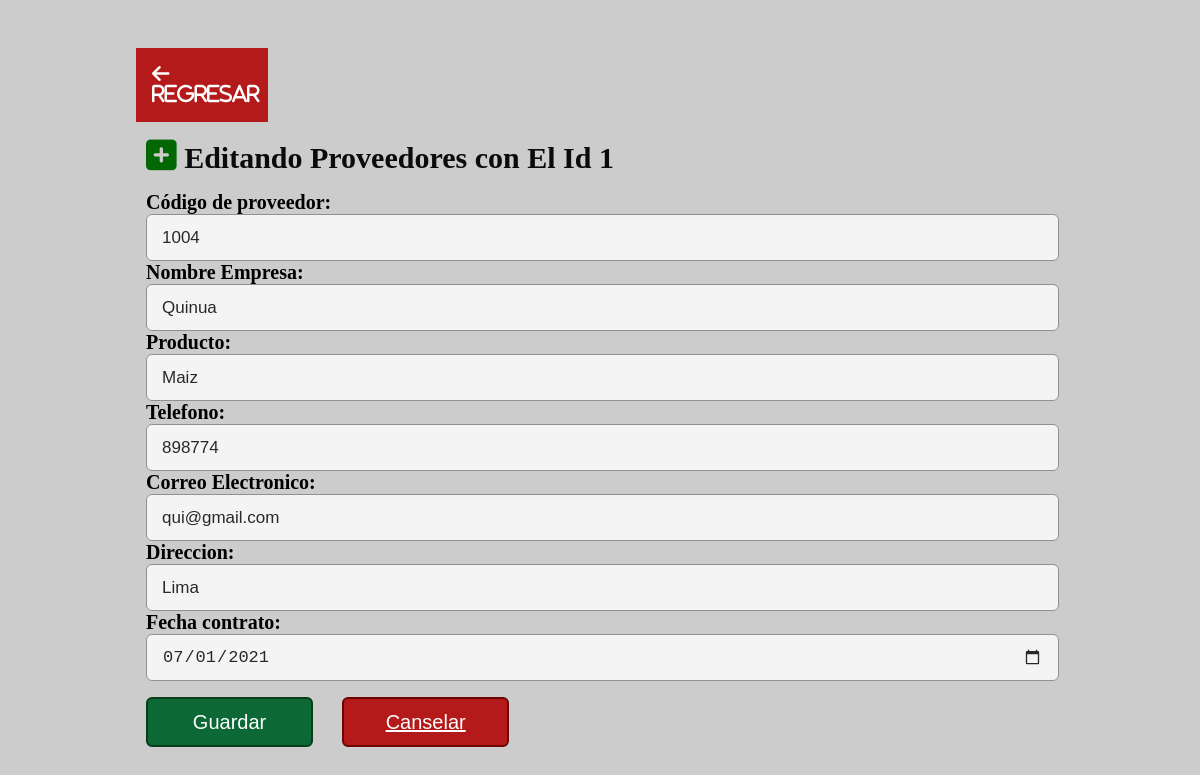
The app's page /Acciones/editar_proveedor.php?id=1 with its own data.
### tables this page shows
CREATE TABLE IF NOT EXISTS `proveedores` (
  `Id` int(10) NOT NULL AUTO_INCREMENT COMMENT 'Almacena id del proveedor ',
  `Codigo` int(13) NOT NULL COMMENT 'Almacena Codigo del proveedor ',
  `Empresa` varchar(20) NOT NULL COMMENT 'Almacenar nombre proveedor',
  `Producto` varchar(50) NOT NULL COMMENT 'Almacena el producto que distribuye proveedor',
  `Telefono` int(15) NOT NULL COMMENT 'Almacena el contacto del proveedor ',
  `Email` varchar(25) NOT NULL COMMENT 'Almacena correo electrónico del proveedor',
  `Direccion` text NOT NULL COMMENT 'Almacena la dirección de proveedor',
  `Fecha_Cont` date NOT NULL COMMENT 'Almacena fecha contrato ',
  PRIMARY KEY (`Id`),
  UNIQUE KEY `Codigo` (`Codigo`)
);

### Acciones/editar_proveedor.php (the view, shortened to what this page needs)
<?php
 $id = $_GET["id"];
 include_once "../base_de_datos.php";
 $registros = $base->prepare("SELECT * FROM proveedores WHERE id = ?;");
 $registros->execute([$id]);
 $proveedor = $registros->fetch(PDO::FETCH_OBJ);
?>
<!DOCTYPE html>
<html lang="es">
<head>
  <link rel="stylesheet" href="https://cdnjs.cloudflare.com/ajax/libs/font-awesome/5.15.3/css/all.min.css">
     <link rel="stylesheet" href="../Iconos/css/all.min.css">
  <link rel="stylesheet" href="../css/lista_productos.css">
</head>
<body>
<section class="sec1">
  <div class="for">
    <h1 title="regresar" class="regresar"><a href="../lista_proveedores.php"><i class="fas fa-arrow-left"> regresar</i></a></h1>
    <h1><i class="fas fa-plus-square"></i> Editando Proveedores con El Id <?php echo $proveedor->Id; ?></h1>
    <form action="guardar_proveedor_editado.php" method="POST">
      <label for="cod">Código de proveedor:</label><br>
      <input type="number" name="codigo" placeholder="Codigo de proveedor" class="inp" required value="<?php echo $proveedor->Codigo; ?>">
      <label for="cod">Nombre Empresa:</label><br>
      <input type="text" name="empresa" placeholder="Nombre de la empresa proveedora" class="inp" required value="<?php echo $proveedor->Empresa; ?>">
      <label for="cod">Producto:</label><br>
      <input type="text" name="producto" placeholder="Escribe producto que provee" class="inp" required value="<?php echo $proveedor->Producto; ?>">
      <label for="cod">Telefono:</label><br>
      <input type="number" name="telefono" placeholder="Escribe numero de telefono " class="inp" required value="<?php echo $proveedor->Telefono; ?>">
      <label for="cod">Correo Electronico:</label><br>
      <input type="email" name="gmail" placeholder="Escribe correo electronico" class="inp" required value="<?php echo $proveedor->Email; ?>">
      <label for="cod">Direccion:</label><br>
      <input type="text" name="direccion" placeholder="Escribe correo electronico" class="inp" required value="<?php echo $proveedor->Direccion; ?>">
      <label for="cod">Fecha contrato:</label><br>
      <input type="date" name="fecha" placeholder="Escribe fecha de contrato" class="inp" required value="<?php echo $proveedor->Fecha_Cont; ?>">
      <div class="boton">
        <button type="submit">Guardar</button>
       <button class="canse" type="reset"><a href="../lista_proveedores.php"> Canselar</button></a>
      </div>
    </form>
  </div>
</section>
</body>
</html>

### css/lista_productos.css (style rules this page uses)
html { font-size: 16px; background-color: #ccc; height: 100vh; }
* { margin: 0; padding: 0; }
textarea, input[type="text"], input[type="password"], input[type="dateti"], input[type="datetime-local"], input[type="date"], input[type="month"], input[type="time"], input[type="week"], input[type="number"], input[type="email"], input[type="url"], input[type="sea"], input[type="tel"], input[type="color"], .uneditable-input { border: 1px solid rgb(201, 240, 31); border-radius: 6px; outline: 0 none; }
.for { width: 80%; height: auto; margin: auto; padding: 2rem; }
.for h1 { font-size: 30px; font-weight: 600; color: rgb(12, 11, 11); }
form, h1 { margin: 1rem; padding: 0 10px; }
.for h1 i { font-size: 35px; color: rgb(3, 104, 3); }
.for .inp { width: 97%; height: 45px; font-size: 17px; padding: 0 15px; opacity: 0.8; border: 1.5px solid rgb(130, 131, 127); }
.for label { font-size: 20px; font-weight: 900; color: black; }
.for .boton { display: flex; flex-direction: row; justify-content: space-between; flex-flow: row nowrap; width: 40%; height: 50px; margin: 1rem 0; }
.for .boton button { width: 46%; height: 100%; border: 2px solid rgb(8, 61, 25); background-color: rgb(12, 105, 54); color: #fff; font-size: 20px; font-weight: 500; border-radius: 6px; cursor: pointer; transition: all 0.3s ease; }
.for .boton .canse { width: 46%; height: 100%; border: 2px solid rgb(109, 5, 5); background-color: rgb(180, 26, 26); color: #fff; font-size: 20px; font-weight: 500; border-radius: 6px; cursor: pointer; transition: all 0.3s ease; }
.for .boton .canse a { color: #fff; }
.for .regresar { width: 100px; background-color: rgb(180, 26, 26); color: #fff; padding: 1rem; font-size: 20px; }
.for .regresar a i { color: #fff; font-size: 20px; }

### records on screen
proveedores: Id "1", codigo "1004", empresa "Quinua", producto "Maiz", telefono "898774", gmail "qui@gmail.com", direccion "Lima", fecha "07/01/2021"
